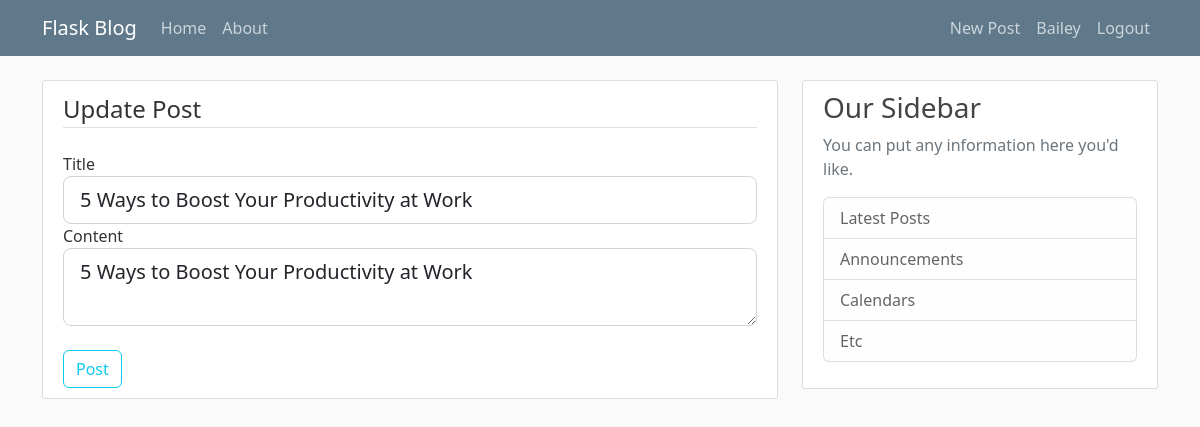
Page /post/3/update (signed in) on the committed database.
### flaskblog/models.py (models this page shows, shortened)
class User(db.Model, UserMixin):
    id = db.Column(db.Integer, primary_key=True)
    username = db.Column(db.String(20), unique=True, nullable=False)
    email = db.Column(db.String(120), unique=True, nullable=False)
    image_file = db.Column(db.String(20), nullable=False, default='default.png')
    password = db.Column(db.String(60), nullable=False)
    posts = db.relationship('Post', backref='author', lazy=True)

class Post(db.Model):
    id = db.Column(db.Integer, primary_key=True)
    title = db.Column(db.String(100), nullable=False)
    date_posted = db.Column(db.DateTime, nullable=False, default=datetime.utcnow)
    content = db.Column(db.Text, nullable=False)
    user_id = db.Column(db.Integer, db.ForeignKey('user.id'), nullable=False)

### flaskblog/routes.py (the view)
@app.route('/post/<int:post_id>/update', methods=['GET', 'POST'])
@login_required
def update_post(post_id):
    post = Post.query.get_or_404(post_id)
    if post.author != current_user:
        abort(403)
    form = PostForm()
    if form.validate_on_submit():
        post.title = form.title.data
        post.content = form.content.data
        db.session.commit()
        flash('Post Updated!', 'success')
        return redirect(url_for('post', post_id=post.id))
    elif request.method == 'GET':
        form.title.data = post.title
        form.content.data = post.content
    return render_template('create_post.html', title='Update Post', form=form, legend='Update Post')

### flaskblog/forms.py
class PostForm(FlaskForm):
    title = StringField('Title', validators=[DataRequired()])
    content = TextAreaField('Content', validators=[DataRequired()])
    submit = SubmitField('Post')

### flaskblog/models.py (called while the page is built)
@login_manager.user_loader
def load_user(user_id):
    return User.query.get(int(user_id))

### flaskblog/templates/create_post.html (shortened to what this page needs)
{% extends "layout.html" %}
{% block content %}
    <div class="content-section">
      <form method="POST" action="">
          <fieldset class="form-group">
              <legend class="border-bottom mb-4">{{ legend }}</legend>
              <div class="form-group">
                  {{ form.title.label(class="form-control-label") }}
                  {% if form.title.errors %}
                    {{ form.title(class="form-control form-control-lg is-invalid") }}
                    <div class="invalid-feedback">
                        {% for error in form.title.errors %}
                            <span>{{ error }}</span>
                        {% endfor %}
                    </div>
                  {% else %}
                    {{ form.title(class="form-control form-control-lg") }}
                  {% endif %}
              </div>
              <div class="form-group">
                  {{ form.content.label(class="form-control-label") }}
                  {% if form.content.errors %}
                    {{ form.content(class="form-control form-control-lg is-invalid") }}
                    <div class="invalid-feedback">
                        {% for error in form.content.errors %}
                            <span>{{ error }}</span>
                        {% endfor %}
                    </div>
                  {% else %}
                    {{ form.content(class="form-control form-control-lg") }}
                  {% endif %}
              </div>
          </fieldset>
          <div class="form-group mt-4">
              {{ form.submit(class="btn btn-outline-info") }}
          </div>
      </form>
    </div>
{% endblock content %}

### flaskblog/templates/layout.html (shortened to what this page needs)
<!DOCTYPE html>
<html lang="en">
    <head>
        <link rel="stylesheet" href="https://cdn.jsdelivr.net/npm/bootstrap@5.2.3/dist/css/bootstrap.min.css">
        <link rel="stylesheet" type="text/css" href="{{ url_for('static', filename='main.css') }}">
    </head>
    <body>
        <header class="site-header">
            <nav class="navbar navbar-expand-md navbar-dark bg-steel fixed-top">
                <div class="container">
                    <a class="navbar-brand mr-4" href="/">Flask Blog</a>
                    <div class="collapse navbar-collapse" id="navbarToggle">
                        <div class="navbar-nav mr-auto">
                            <a class="nav-item nav-link" href="{{ url_for('home') }}">Home</a>
                            <a class="nav-item nav-link" href="{{ url_for('about') }}">About</a>
                        </div>
                        {% if current_user.is_authenticated %}
                            <div class="navbar-nav ms-auto">
                                <a class="nav-item nav-link" href="{{ url_for('new_post') }}">New Post</a>
                                <a class="nav-item nav-link" href="{{ url_for('account') }}">{{ current_user.username }}</a>
                                <a class="nav-item nav-link" href="{{ url_for('logout') }}">Logout</a>
                            </div>
                        {% else %}
                            <div class="navbar-nav ms-auto">
                                <a class="nav-item nav-link" href="{{ url_for('login') }}">Login</a>
                                <a class="nav-item nav-link" href="{{ url_for('register') }}">Register</a>
                            </div>
                        {% endif %}
                    </div>
                </div>
            </nav>
        </header>
        <main role="main" class="container">
            <div class="row">
                <div class="col-md-8">
                    {% block content %}{% endblock %}
                </div>
                <div class="col-md-4">
                    <div class="content-section">
                        <h3>Our Sidebar</h3>
                        <p class="text-muted">You can put any information here you'd like.
                            <ul class="list-group">
                                <li class="list-group-item list-group-item-light">Latest Posts</li>
                                <li class="list-group-item list-group-item-light">Announcements</li>
                                <li class="list-group-item list-group-item-light">Calendars</li>
                                <li class="list-group-item list-group-item-light">Etc</li>
                            </ul>
                        </p>
                    </div>
                </div>
            </div>
        </main>
    </body>
</html>

### flaskblog/static/main.css (style rules this page uses)
body { background: #fafafa; color: #333333; margin-top: 5rem; }
a { text-decoration: none; }
h1, h2, h3, h4, h5, h6 { color: #444444; }
.bg-steel { background-color: #5f788a; }
.site-header .navbar-nav .nav-link { color: #cbd5db; }
.content-section { background: #ffffff; padding: 10px 20px; border: 1px solid #dddddd; border-radius: 3px; margin-bottom: 20px; }

### rows in the picture
User: username "Bailey"
Post: title "5 Ways to Boost Your Productivity at Work", content "5 Ways to Boost Your Productivity at Work"

### other values in the picture
{{ legend }} "Update Post"
